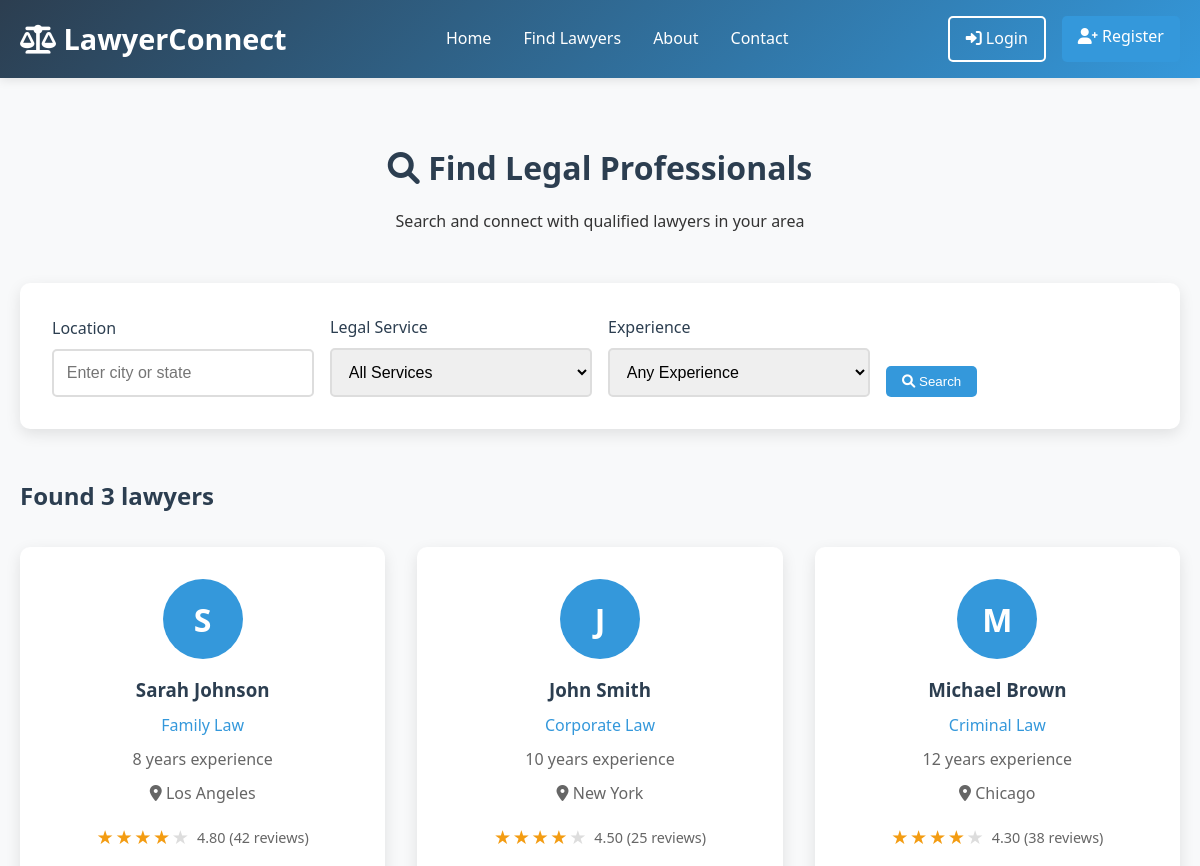
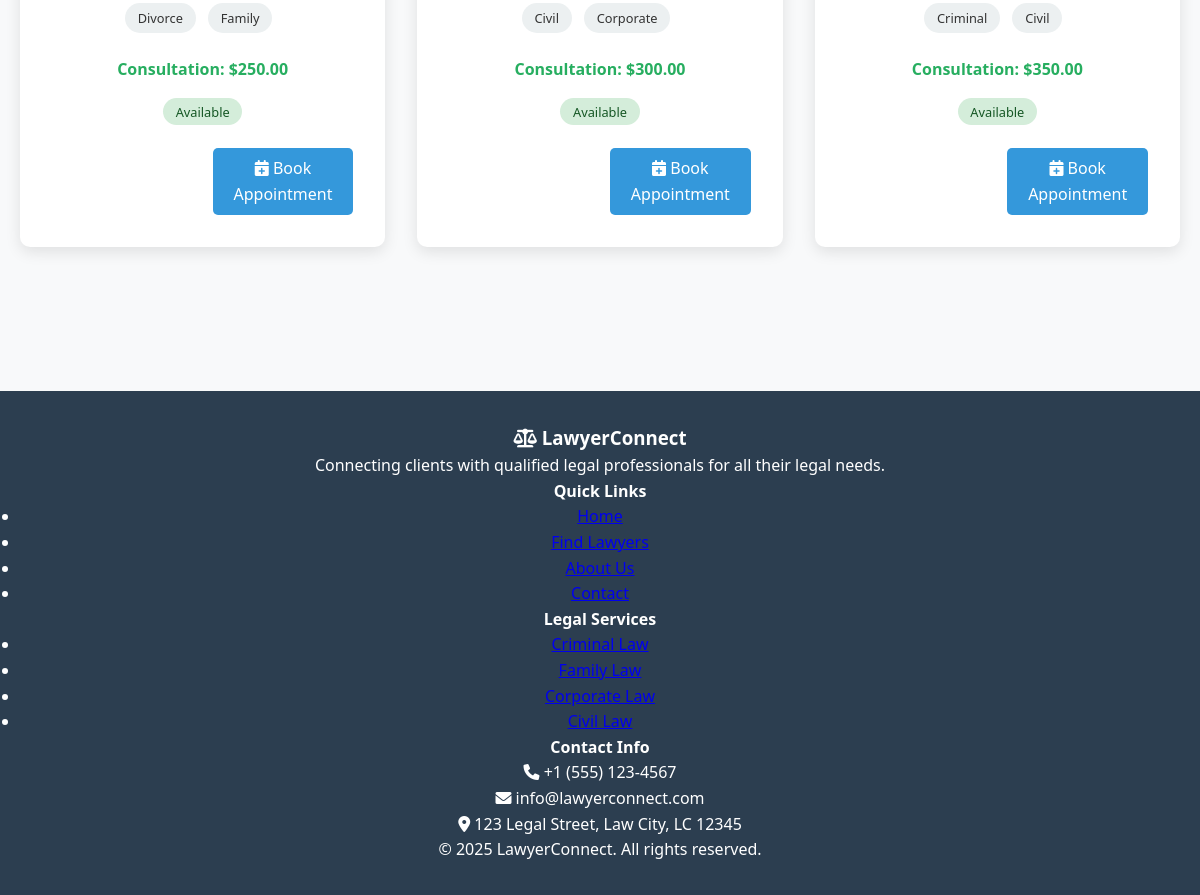
/lawyers.php, run on the app's committed database (2 pictures, top to bottom).
### tables this page shows
CREATE TABLE lawyer_profiles (
    id INT AUTO_INCREMENT PRIMARY KEY,
    user_id INT NOT NULL,
    specialization VARCHAR(100) NOT NULL,
    experience_years INT NOT NULL,
    license_number VARCHAR(50) UNIQUE NOT NULL,
    education TEXT,
    bio TEXT,
    consultation_fee DECIMAL(10,2),
    location VARCHAR(100) NOT NULL,
    office_address TEXT,
    rating DECIMAL(3,2) DEFAULT 0.00,
    total_reviews INT DEFAULT 0,
    is_verified BOOLEAN DEFAULT FALSE,
    availability_status ENUM('available', 'busy', 'unavailable') DEFAULT 'available',
    created_at TIMESTAMP DEFAULT CURRENT_TIMESTAMP,
    updated_at TIMESTAMP DEFAULT CURRENT_TIMESTAMP ON UPDATE CURRENT_TIMESTAMP,
    FOREIGN KEY (user_id) REFERENCES users(id) ON DELETE CASCADE
);

CREATE TABLE users (
    id INT AUTO_INCREMENT PRIMARY KEY,
    username VARCHAR(50) UNIQUE NOT NULL,
    email VARCHAR(100) UNIQUE NOT NULL,
    password VARCHAR(255) NOT NULL,
    user_type ENUM('customer', 'lawyer', 'admin') NOT NULL,
    full_name VARCHAR(100) NOT NULL,
    phone VARCHAR(20),
    address TEXT,
    profile_image VARCHAR(255),
    is_active BOOLEAN DEFAULT TRUE,
    created_at TIMESTAMP DEFAULT CURRENT_TIMESTAMP,
    updated_at TIMESTAMP DEFAULT CURRENT_TIMESTAMP ON UPDATE CURRENT_TIMESTAMP
);

### lawyers.php (the view, shortened to what this page needs)
<?php
include 'header.php';
require_once 'db.php';
$location = $_GET['location'] ?? '';
$page = max(1, intval($_GET['page'] ?? 1));
$limit = 12;
$offset = ($page - 1) * $limit;
$whereConditions = ["u.is_active = 1", "lp.is_verified = 1"];
$params = [];
$whereClause = implode(' AND ', $whereConditions);
try {
    $countSql = "SELECT COUNT(*) as total
                 FROM lawyer_profiles lp
                 JOIN users u ON lp.user_id = u.id
                 WHERE $whereClause";
    $countStmt = $pdo->prepare($countSql);
    $countStmt->execute($params);
    $totalLawyers = $countStmt->fetch()['total'];
    $sql = "SELECT
                lp.id,
                u.full_name,
                lp.specialization,
                lp.experience_years,
                lp.location,
                lp.consultation_fee,
                lp.rating,
                lp.total_reviews,
                lp.bio,
                lp.office_address,
                lp.availability_status,
                GROUP_CONCAT(DISTINCT ls.service_type) as services
            FROM lawyer_profiles lp
            JOIN users u ON lp.user_id = u.id
            LEFT JOIN lawyer_services ls ON lp.id = ls.lawyer_id
            WHERE $whereClause
            GROUP BY lp.id
            ORDER BY lp.rating DESC, lp.total_reviews DESC
            LIMIT $limit OFFSET $offset";
    $stmt = $pdo->prepare($sql);
    $stmt->execute($params);
    $lawyers = $stmt->fetchAll();
} catch (PDOException $e) {
    $error = "Database error: " . $e->getMessage();
    $lawyers = [];
}
?>
<div class="lawyers-container">
    <div class="search-header">
        <h1><i class="fas fa-search"></i> Find Legal Professionals</h1>
        <p>Search and connect with qualified lawyers in your area</p>
    </div>
    <div class="search-filters">
        <form method="GET" class="filters-form">
            <div class="filter-group">
                <label for="location">Location</label>
                <input type="text" id="location" name="location" value="<?php echo htmlspecialchars($location); ?>" placeholder="Enter city or state">
            </div>
            <div class="filter-group">
                <label for="service">Legal Service</label>
                <select id="service" name="service">
                    <option value="">All Services</option>
                </select>
            </div>
            <div class="filter-group">
                <label for="experience">Experience</label>
                <select id="experience" name="experience">
                    <option value="">Any Experience</option>
                </select>
            </div>
            <div class="filter-group">
                <button type="submit" class="btn btn-primary">
                    <i class="fas fa-search"></i> Search
                </button>
            </div>
        </form>
    </div>
    <div class="results-header">
        <h2>
            <?php if ($totalLawyers > 0): ?>
                Found <?php echo $totalLawyers; ?> lawyer<?php echo $totalLawyers > 1 ? 's' : ''; ?>
            <?php else: ?>
                No lawyers found
            <?php endif; ?>
        </h2>
    </div>
    <?php if (!empty($lawyers)): ?>
        <div class="lawyers-grid">
            <?php foreach ($lawyers as $lawyer): ?>
                <div class="lawyer-card">
                    <div class="lawyer-avatar">
                        <?php echo strtoupper(substr($lawyer['full_name'], 0, 1)); ?>
                    </div>
                    <div class="lawyer-info">
                        <h3><?php echo htmlspecialchars($lawyer['full_name']); ?></h3>
                        <p class="specialization"><?php echo htmlspecialchars($lawyer['specialization']); ?></p>
                        <p class="experience"><?php echo $lawyer['experience_years']; ?> years experience</p>
                        <p class="location"><i class="fas fa-map-marker-alt"></i> <?php echo htmlspecialchars($lawyer['location']); ?></p>
                        <div class="rating">
                            <div class="stars">
                                <?php for ($i = 1; $i <= 5; $i++): ?>
                                    <span class="star <?php echo $i <= $lawyer['rating'] ? 'filled' : ''; ?>">★</span>
                                <?php endfor; ?>
                            </div>
                            <span class="rating-text"><?php echo $lawyer['rating']; ?> (<?php echo $lawyer['total_reviews']; ?> reviews)</span>
                        </div>
                        <div class="services">
                            <?php if ($lawyer['services']): ?>
                                <?php foreach (explode(',', $lawyer['services']) as $service): ?>
                                    <span class="service-tag"><?php echo ucfirst(str_replace('_', ' ', trim($service))); ?></span>
                                <?php endforeach; ?>
                            <?php endif; ?>
                        </div>
                        <div class="consultation-fee">
                            <strong>Consultation: $<?php echo number_format($lawyer['consultation_fee'], 2); ?></strong>
                        </div>
                        <div class="availability">
                            <span class="status-badge <?php echo $lawyer['availability_status']; ?>">
                                <?php echo ucfirst($lawyer['availability_status']); ?>
                            </span>
                        </div>
                        <div class="lawyer-actions">
                            <a href="profile.php?id=<?php echo $lawyer['id']; ?>" class="btn btn-secondary">
                                <i class="fas fa-user"></i> View Profile
                            </a>
                            <a href="book-appointment.php?lawyer_id=<?php echo $lawyer['id']; ?>" class="btn btn-primary">
                                <i class="fas fa-calendar-plus"></i> Book Appointment
                            </a>
                        </div>
                    </div>
                </div>
            <?php endforeach; ?>
        </div>
    <?php endif; ?>
</div>
<?php include 'footer.php'; ?>

### header.php (shortened to what this page needs)
<!DOCTYPE html>
<html lang="en">
<head>
    <link rel="stylesheet" href="css/style.css">
    <link rel="stylesheet" href="https://cdnjs.cloudflare.com/ajax/libs/font-awesome/6.0.0/css/all.min.css">
</head>
<body>
    <header class="header">
        <div class="container">
            <nav class="nav">
                <a href="index.php" class="logo">
                    <i class="fas fa-balance-scale"></i> LawyerConnect
                </a>
                <ul class="nav-links">
                    <li><a href="index.php">Home</a></li>
                    <li><a href="lawyers.php">Find Lawyers</a></li>
                    <li><a href="about.php">About</a></li>
                    <li><a href="contact.php">Contact</a></li>
                </ul>
                <div class="auth-buttons">
                    <?php if (isset($_SESSION['user_id'])): ?>
                        <a href="dashboard.php" class="btn btn-secondary">
                            <i class="fas fa-user"></i> Dashboard
                        </a>
                        <a href="logout.php" class="btn btn-primary">
                            <i class="fas fa-sign-out-alt"></i> Logout
                        </a>
                    <?php else: ?>
                        <a href="login.php" class="btn btn-secondary">
                            <i class="fas fa-sign-in-alt"></i> Login
                        </a>
                        <a href="register.php" class="btn btn-primary">
                            <i class="fas fa-user-plus"></i> Register
                        </a>
                    <?php endif; ?>
                </div>
            </nav>
        </div>
    </header>
    <main class="main-content">
        <div class="container">

### footer.php (shortened to what this page needs)
        </div>
    </main>
    <footer class="footer">
        <div class="container">
            <div class="footer-content">
                <div class="footer-section">
                    <h3><i class="fas fa-balance-scale"></i> LawyerConnect</h3>
                    <p>Connecting clients with qualified legal professionals for all their legal needs.</p>
                </div>
                <div class="footer-section">
                    <h4>Quick Links</h4>
                    <ul>
                        <li><a href="index.php">Home</a></li>
                        <li><a href="lawyers.php">Find Lawyers</a></li>
                        <li><a href="about.php">About Us</a></li>
                        <li><a href="contact.php">Contact</a></li>
                    </ul>
                </div>
                <div class="footer-section">
                    <h4>Legal Services</h4>
                    <ul>
                        <li><a href="lawyers.php?service=criminal">Criminal Law</a></li>
                        <li><a href="lawyers.php?service=family">Family Law</a></li>
                        <li><a href="lawyers.php?service=corporate">Corporate Law</a></li>
                        <li><a href="lawyers.php?service=civil">Civil Law</a></li>
                    </ul>
                </div>
                <div class="footer-section">
                    <h4>Contact Info</h4>
                    <p><i class="fas fa-phone"></i> +1 (555) 123-4567</p>
                    <p><i class="fas fa-envelope"></i> info@lawyerconnect.com</p>
                    <p><i class="fas fa-map-marker-alt"></i> 123 Legal Street, Law City, LC 12345</p>
                </div>
            </div>
            <div class="footer-bottom">
                <p>&copy; <?php echo date('Y'); ?> LawyerConnect. All rights reserved.</p>
            </div>
        </div>
    </footer>
</body>
</html>

### css/style.css (style rules this page uses)
* { margin: 0; padding: 0; box-sizing: border-box; }
body { font-family: 'Segoe UI', Tahoma, Geneva, Verdana, sans-serif; line-height: 1.6; color: #333; background-color: #f8f9fa; }
.container { max-width: 1200px; margin: 0 auto; padding: 0 20px; }
.header { background: linear-gradient(135deg, #2c3e50 0%, #3498db 100%); color: white; padding: 1rem 0; box-shadow: 0 2px 10px rgba(0,0,0,0.1); }
.nav { display: flex; justify-content: space-between; align-items: center; }
.logo { font-size: 1.8rem; font-weight: bold; text-decoration: none; color: white; }
.nav-links { display: flex; list-style: none; gap: 2rem; }
.nav-links a { color: white; text-decoration: none; transition: color 0.3s; }
.auth-buttons { display: flex; gap: 1rem; }
.btn { padding: 0.5rem 1rem; border: none; border-radius: 5px; cursor: pointer; text-decoration: none; transition: all 0.3s; font-weight: 500; }
.btn-primary { background: #3498db; color: white; }
.btn-secondary { background: transparent; color: white; border: 2px solid white; }
.main-content { min-height: 80vh; padding: 2rem 0; }
.lawyers-grid { display: grid; grid-template-columns: repeat(auto-fill, minmax(300px, 1fr)); gap: 2rem; margin-top: 2rem; }
.lawyer-card { background: white; border-radius: 10px; padding: 1.5rem; box-shadow: 0 5px 15px rgba(0,0,0,0.1); transition: transform 0.3s; }
.lawyer-avatar { width: 80px; height: 80px; border-radius: 50%; background: #3498db; display: flex; align-items: center; justify-content: center; font-size: 2rem; color: white; margin-bottom: 1rem; }
.lawyer-info h3 { margin-bottom: 0.5rem; color: #2c3e50; }
.stars { color: #f39c12; }
.service-tag { display: inline-block; background: #ecf0f1; padding: 0.3rem 0.8rem; border-radius: 20px; font-size: 0.8rem; margin-right: 0.5rem; margin-bottom: 0.5rem; }
.footer { background: #2c3e50; color: white; text-align: center; padding: 2rem 0; margin-top: 2rem; }

### lawyers.php (style rules this page uses)
.lawyers-container { max-width: 1200px; margin: 0 auto; padding: 2rem 0; }
.search-header { text-align: center; margin-bottom: 3rem; }
.search-header h1 { color: #2c3e50; margin-bottom: 1rem; }
.search-filters { background: white; padding: 2rem; border-radius: 10px; box-shadow: 0 5px 15px rgba(0,0,0,0.1); margin-bottom: 3rem; }
.filters-form { display: grid; grid-template-columns: repeat(auto-fit, minmax(200px, 1fr)); gap: 1rem; align-items: end; }
.filter-group label { display: block; margin-bottom: 0.5rem; font-weight: 500; color: #2c3e50; }
.filter-group input, .filter-group select { width: 100%; padding: 0.8rem; border: 2px solid #ddd; border-radius: 5px; font-size: 1rem; }
.results-header { margin-bottom: 2rem; }
.results-header h2 { color: #2c3e50; margin-bottom: 1rem; }
.lawyers-grid { display: grid; grid-template-columns: repeat(auto-fill, minmax(350px, 1fr)); gap: 2rem; margin-bottom: 3rem; }
.lawyer-card { background: white; border-radius: 10px; padding: 2rem; box-shadow: 0 5px 15px rgba(0,0,0,0.1); transition: transform 0.3s, box-shadow 0.3s; }
.lawyer-avatar { width: 80px; height: 80px; border-radius: 50%; background: #3498db; display: flex; align-items: center; justify-content: center; font-size: 2rem; color: white; font-weight: bold; margin: 0 auto 1rem; }
.lawyer-info { text-align: center; }
.lawyer-info h3 { color: #2c3e50; margin-bottom: 0.5rem; }
.specialization { color: #3498db; font-weight: 500; margin-bottom: 0.5rem; }
.experience { color: #666; margin-bottom: 0.5rem; }
.location { color: #666; margin-bottom: 1rem; }
.rating { display: flex; align-items: center; justify-content: center; gap: 0.5rem; margin-bottom: 1rem; }
.stars { display: flex; gap: 0.1rem; }
.star { color: #ddd; font-size: 1.2rem; }
.star.filled { color: #f39c12; }
.rating-text { font-size: 0.9rem; color: #666; }
.services { margin-bottom: 1rem; }
.service-tag { display: inline-block; background: #ecf0f1; padding: 0.3rem 0.8rem; border-radius: 20px; font-size: 0.8rem; margin-right: 0.5rem; margin-bottom: 0.5rem; }
.consultation-fee { margin-bottom: 1rem; color: #27ae60; }
.availability { margin-bottom: 1.5rem; }
.status-badge { padding: 0.3rem 0.8rem; border-radius: 20px; font-size: 0.8rem; font-weight: 500; }
.status-badge.available { background: #d4edda; color: #155724; }
.lawyer-actions { display: flex; gap: 1rem; justify-content: center; }
.lawyer-actions .btn { flex: 1; text-align: center; }

### data on the page
lawyer_profiles: user.full_name "S", user.full_name "Sarah Johnson", specialization "Family Law", experience_years "8", location "Los Angeles", rating "4.80", total_reviews "42", service "Divorce", service "Family", consultation_fee "250.00", availability_status "Available"
lawyer_profiles: user.full_name "J", user.full_name "John Smith", specialization "Corporate Law", experience_years "10", location "New York", rating "4.50", total_reviews "25", service "Civil", service "Corporate", consultation_fee "300.00", availability_status "Available"
lawyer_profiles: user.full_name "M", user.full_name "Michael Brown", specialization "Criminal Law", experience_years "12", location "Chicago", rating "4.30", total_reviews "38", service "Criminal", service "Civil", consultation_fee "350.00", availability_status "Available"

### other printed values
$totalLawyers "3"
